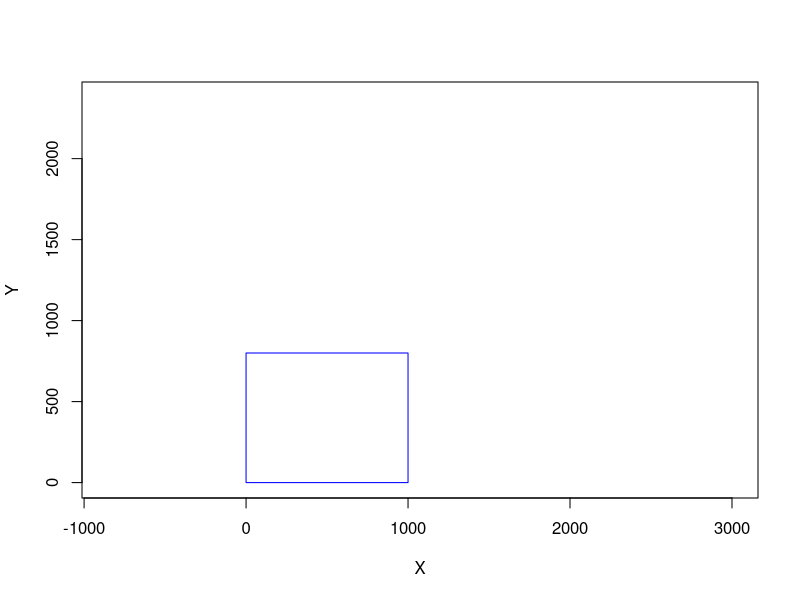
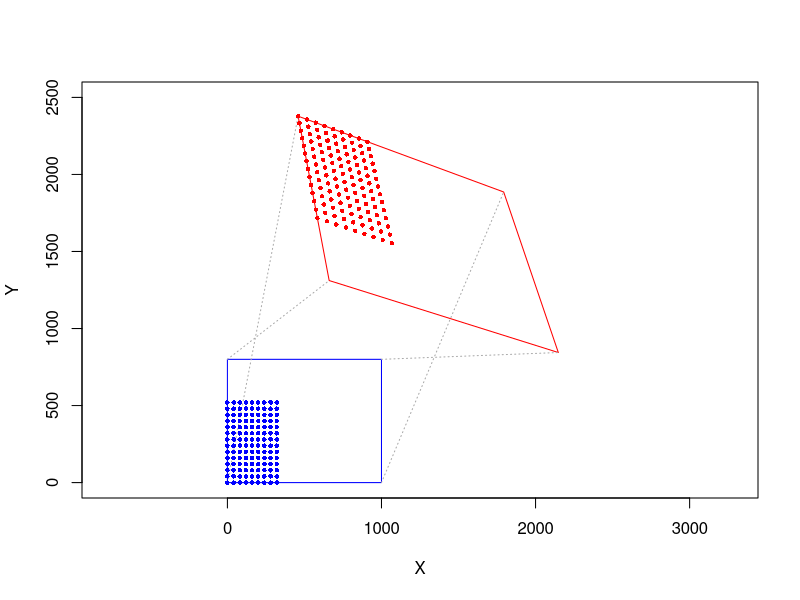

R code for these plots, in order:
# Linear keystone distortion correction
# www.overfitting.net
# https://www.overfitting.net/


# Keystone correction equations:
# https://discorpy.readthedocs.io/en/latest/tutorials/methods.html
# "2.2.7. Calculating coefficients of a correction model for perspective distortion"

# Distorted points (source)
xd=c(0, 1000, 1000, 0)
yd=c(0, 0, 800, 800)

# Undistorted points (destination)
xu=xd
yu=yd

# Centre
xu=xu-mean(xu)
yu=yu-mean(yu)

# Scale
f=1.4
xu=xu*f
yu=yu*f

# Morph
m=1.1
xu=xu*(m+runif(4))/(m+0.5)
yu=yu*(m+runif(4))/(m+0.5)

# Rotate
theta=-pi/9
xutmp=xu*cos(theta)-yu*sin(theta)
yu=xu*sin(theta)+yu*cos(theta)
xu=xutmp

# Mirror
yu=c(yu[4], yu[3], yu[2], yu[1])  # Y axis mirror

# Translate (last step)
tx=1300
ty=1500
xu=xu+tx
yu=yu+ty


# Solve 8 equations linear system: A * k = b -> k = inv(A) * b
A=matrix(nrow=8, ncol=8)
A[1,]=c(xd[1], yd[1], 1, 0,     0,     0, -xd[1]*xu[1], -yd[1]*xu[1])
A[2,]=c(0,     0,     0, xd[1], yd[1], 1, -xd[1]*yu[1], -yd[1]*yu[1])
A[3,]=c(xd[2], yd[2], 1, 0,     0,     0, -xd[2]*xu[2], -yd[2]*xu[2])
A[4,]=c(0,     0,     0, xd[2], yd[2], 1, -xd[2]*yu[2], -yd[2]*yu[2])
A[5,]=c(xd[3], yd[3], 1, 0,     0,     0, -xd[3]*xu[3], -yd[3]*xu[3])
A[6,]=c(0,     0,     0, xd[3], yd[3], 1, -xd[3]*yu[3], -yd[3]*yu[3])
A[7,]=c(xd[4], yd[4], 1, 0,     0,     0, -xd[4]*xu[4], -yd[4]*xu[4])
A[8,]=c(0,     0,     0, xd[4], yd[4], 1, -xd[4]*yu[4], -yd[4]*yu[4])

b=as.matrix(c(xu[1], yu[1], xu[2], yu[2], xu[3], yu[3], xu[4], yu[4]))

k=solve(A, b)  # equivalent to solve(A) %*% b

# Undo distortion function
undo.keystone = function(xd, yd, k) {
    xu = (k[1]*xd+k[2]*yd+k[3]) / (k[7]*xd+k[8]*yd+1)
    yu = (k[4]*xd+k[5]*yd+k[6]) / (k[7]*xd+k[8]*yd+1)
    return(c(xu, yu))  # return pair (xu, yu)
}

# Check
for (i in 1:4) {
    print(undo.keystone(xd[i], yd[i], k))
}


# Plot
plot(c(xd, xd[1]), c(yd, yd[1]), type='l', col='blue', asp=1,
     xlab='X', ylab='Y',
     xlim=c(min(xd,xu),max(xd,xu)), ylim=c(min(yd,yu),max(yd,yu)))
plot(c(xd, xd[1]), c(yd, yd[1]), type='l', col='blue', asp=1,
     xlab='X', ylab='Y',
     xlim=c(0,2500), ylim=c(0,2500))
lines(c(xu, xu[1]), c(yu, yu[1]), type='l', col='red')
for (i in 1:4) {
    lines(c(xd[i], xu[i]), c(yd[i], yu[i]), type='l', lty=3, col='darkgray')
}


# Grid of points
xdp=c()
ydp=c()
R=40
for (i in 0:8) {
    for (j in 0:13) {
        xdp=c(xdp, R*i)
        ydp=c(ydp, R*j)
    }
}

lines(xdp, ydp, type='p', col='blue', pch=16, cex=0.6)
for (i in 1:length(xdp)) {
    xuyu=undo.keystone(xdp[i], ydp[i], k)
    lines(xuyu[1], xuyu[2], type='p', col='red', pch=16, cex=0.6)
}
